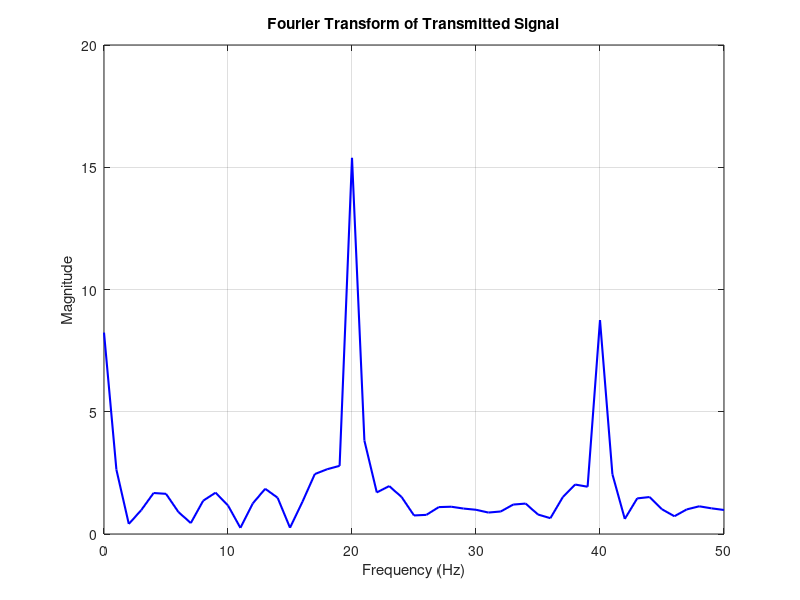

MATLAB code for this plot:



T = 100*(1/100);
fs = 100;
t = 0:1/fs:T-1/fs;
f_sawtooth = 20;


f = @(T, fs, f_sawtooth) 0.5*sawtooth(2*pi*f_sawtooth*t);
g = @(t) pi*0.5*t.^2;

y = f(T, fs, f_sawtooth);
z = g(t);
transmitted_signal = y .* exp(1i*z);


L = length(transmitted_signal);
Y = fft(transmitted_signal);

%Frequency range
Fs = 1 / (t(2) - t(1));  % Sampling frequency
frequencies = Fs * (0:(L/2)) / L;

% FFT plot
plot(frequencies, abs(Y(1:L/2+1)), 'b', 'LineWidth', 1.5);

%plot(t, Y, 'b', 'LineWidth', 1.5);
xlabel('Frequency (Hz)');
ylabel('Magnitude');
title('Fourier Transform of Transmitted Signal');
grid on;

% BAndwidth calcus
bandwidth = max(frequencies) - min(frequencies);
disp("Bandwidth:")
disp(bandwidth);
